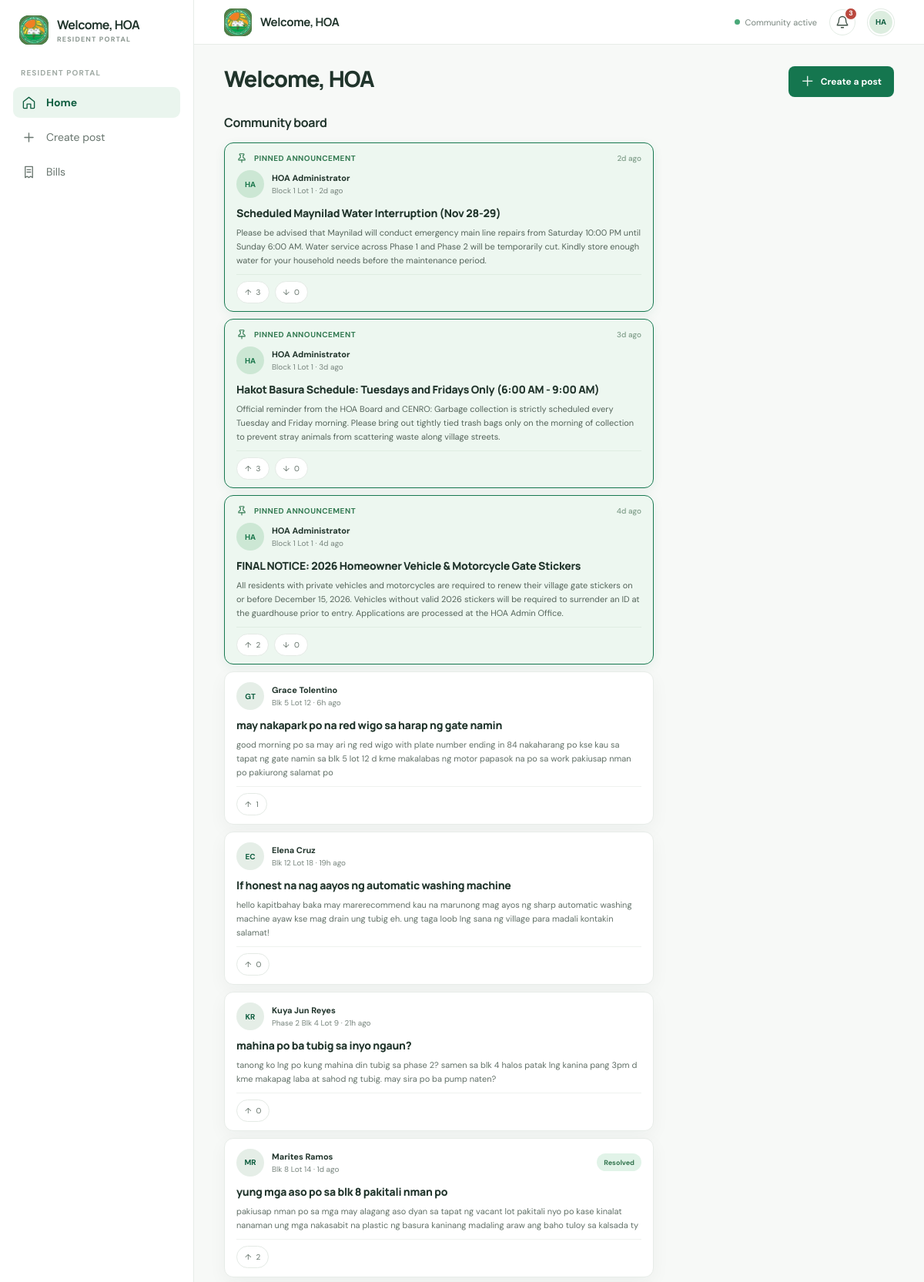
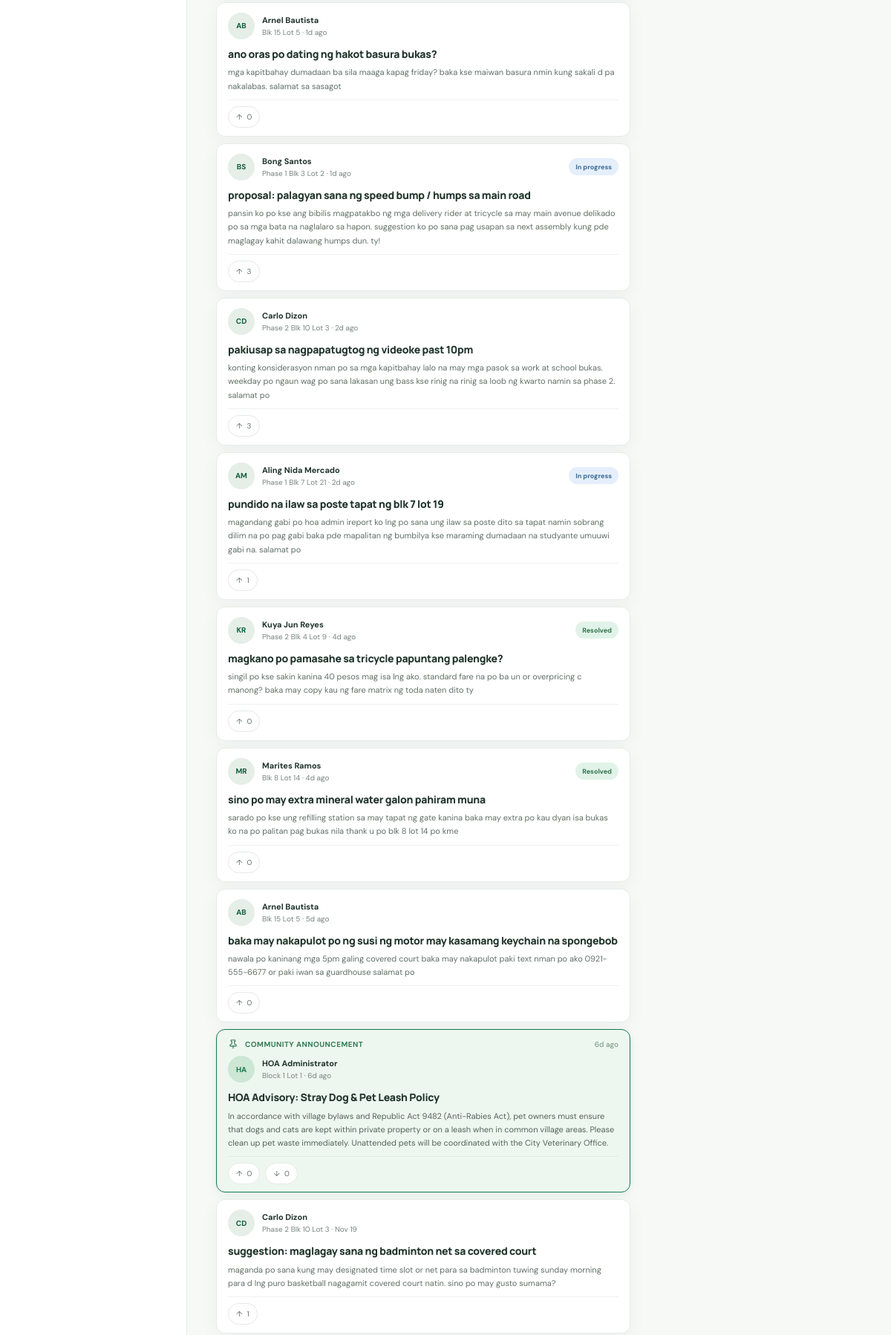
/index.php (signed in, upper part), run on the app's committed database (2 pictures, top to bottom).
### tables this page shows
CREATE TABLE IF NOT EXISTS users (
  id BIGINT UNSIGNED NOT NULL AUTO_INCREMENT,
  full_name VARCHAR(150) NOT NULL,
  email VARCHAR(254) NOT NULL,
  password_hash VARCHAR(255) NOT NULL,
  phone VARCHAR(32) NULL,
  house_no VARCHAR(100) NULL,
  role ENUM('resident', 'admin') NOT NULL DEFAULT 'resident',
  status ENUM('pending', 'approved', 'rejected') NOT NULL DEFAULT 'pending',
  created_at TIMESTAMP NOT NULL DEFAULT CURRENT_TIMESTAMP,
  PRIMARY KEY (id),
  UNIQUE KEY uq_users_email (email),
  KEY idx_users_status_role (status, role)
);

CREATE TABLE IF NOT EXISTS posts (
  id BIGINT UNSIGNED NOT NULL AUTO_INCREMENT,
  user_id BIGINT UNSIGNED NOT NULL,
  title VARCHAR(200) NOT NULL,
  body TEXT NOT NULL,
  post_image VARCHAR(512) NULL,
  category ENUM('concern', 'question', 'suggestion') NOT NULL,
  status ENUM('open', 'in_progress', 'resolved') NOT NULL DEFAULT 'open',
  is_announcement BOOLEAN NOT NULL DEFAULT FALSE,
  is_pinned BOOLEAN NOT NULL DEFAULT FALSE,
  created_at TIMESTAMP NOT NULL DEFAULT CURRENT_TIMESTAMP,
  updated_at TIMESTAMP NOT NULL DEFAULT CURRENT_TIMESTAMP
    ON UPDATE CURRENT_TIMESTAMP,
  PRIMARY KEY (id),
  KEY idx_posts_feed (is_announcement, is_pinned, created_at),
  KEY idx_posts_category_status_created (category, status, created_at),
  KEY idx_posts_user_created (user_id, created_at),
  CONSTRAINT fk_posts_user
    FOREIGN KEY (user_id) REFERENCES users (id)
    ON UPDATE CASCADE ON DELETE RESTRICT
);

### Views/dashboard.php (the view, shortened to what the rows shown need)
<?php
$user = array_merge([
    'id' => 0,
    'full_name' => 'User',
    'email' => '',
    'house_no' => '',
    'role' => 'resident',
], $user);
$initials = static function (string $name): string {
    $parts = preg_split('/\s+/', trim($name)) ?: [];
    $first = $parts[0] ?? 'R';
    $last = $parts[count($parts) - 1] ?? $first;
    return mb_strtoupper(mb_substr($first, 0, 1) . (count($parts) > 1 ? mb_substr($last, 0, 1) : ''));
};
$relativeTime = static function (string $date): string {
    $seconds = max(0, time() - strtotime($date));
    if ($seconds < 3600) return max(1, (int) floor($seconds / 60)) . 'm ago';
    if ($seconds < 86400) return (int) floor($seconds / 3600) . 'h ago';
    if ($seconds < 604800) return (int) floor($seconds / 86400) . 'd ago';
    return date('M j', strtotime($date));
};
$userFullName = trim((string) ($user['full_name'] ?? ''));
$userFirstName = $userFullName !== '' ? (preg_split('/\s+/', $userFullName)[0] ?? '') : '';
$userName = $userFirstName !== '' ? $userFirstName : 'User';
?>
<!DOCTYPE html>
<html lang="en">
<head>
    <link rel="stylesheet" href="Assets/style.css">
</head>
<body>
    <aside class="sidebar" aria-label="Main navigation">
        <a class="brand" href="index.php" aria-label="Home">
            <span><strong>Welcome, <?= e($userName) ?></strong><small>RESIDENT PORTAL</small></span>
        </a>
    </aside>
    <div class="app-shell">
        <header class="topbar">
            <div class="topbar-branding">
                <span class="brand-mark" aria-hidden="true"><img src="Assets/logogreenside.jpg" alt=""></span>
                <strong class="brand-greeting">Welcome, <?= e($userName) ?></strong>
            </div>
            <div class="topbar-actions">
                <span class="community-status"><span class="status-dot"></span> Community active</span>
                <button class="topbar-bell" id="notification-bell-btn" type="button" aria-label="Notifications" aria-expanded="false" aria-controls="notification-backdrop">
                    <svg viewBox="0 0 24 24" aria-hidden="true" class="bell-svg">
                        <path d="M18 8a6 6 0 0 0-12 0c0 7-3 7-3 9h18c0-2-3-2-3-9M10 21h4"/>
                    </svg>
                    <span class="bell-count <?= $unreadCount === 0 ? 'hidden' : '' ?>" id="topbar-alert-count"><?= $unreadCount ?></span>
                </button>
                <button class="topbar-avatar" type="button" data-page="profile" aria-label="Open your profile"><?= e($initials($user['full_name'])) ?></button>
            </div>
        </header>
        <main class="main-content">
            <section class="page-view <?= $page === 'home' ? '' : 'hidden' ?>" id="page-home" aria-labelledby="welcome-title" aria-hidden="<?= $page !== 'home' ? 'true' : 'false' ?>">
                <div class="welcome-row">
                    <div><h1 id="welcome-title">Welcome, <?= e($userName) ?></h1></div>
                </div>
                <div class="dashboard-grid">
                    <div class="feed-column">
                        <div class="section-heading"><div><h2>Community board</h2></div></div>
                        <div class="post-list" id="post-list">
                            <?php foreach ($posts as $post):
                                $announcement = (bool) $post['is_announcement'];
                                $isReacted = in_array((int) $post['id'], $reactedPostIds, true);
                                $postCategory = $announcement ? 'announcement' : $post['category'];
                                $statusClass = match ($post['status']) {
                                    'resolved' => 'tag-resolved',
                                    'in_progress' => 'tag-progress',
                                    default => 'tag-open',
                                };
                            ?>
                                <article class="post-card <?= $announcement ? 'pinned-post' : '' ?>" id="post-<?= (int) $post['id'] ?>"
                                         data-category="<?= e($postCategory) ?>" data-announcement="<?= $announcement ? 'true' : 'false' ?>">
                                    <?php if ($announcement): ?>
                                        <div class="pinned-ribbon"><svg viewBox="0 0 24 24" aria-hidden="true" class="pin-icon"><line x1="12" y1="17" x2="12" y2="22"></line><path d="M5 17h14v-1.76a2 2 0 0 0-1.11-1.79l-1.78-.9A2 2 0 0 1 15 10.76V6h.5a1.5 1.5 0 0 0 0-3h-7a1.5 1.5 0 0 0 0 3H9v4.76a2 2 0 0 1-1.11 1.79l-1.78.9A2 2 0 0 0 5 15.24V17z"></path></svg> <?= $post['is_pinned'] ? 'PINNED ANNOUNCEMENT' : 'COMMUNITY ANNOUNCEMENT' ?><span class="post-time"><?= e($relativeTime($post['created_at'])) ?></span></div>
                                    <?php endif; ?>
                                    <div class="post-heading">
                                        <span class="avatar <?= $announcement ? 'avatar-admin' : '' ?>"><?= e($initials($post['full_name'])) ?></span>
                                        <div class="post-author"><strong><?= e($post['full_name']) ?></strong><span><?= e($post['house_no'] ?: 'Greenside resident') ?> · <?= e($relativeTime($post['created_at'])) ?></span></div>
                                        <?php if (!$announcement && $post['status'] !== 'open'): ?>
                                            <span class="post-tag <?= $statusClass ?>"><?= e(str_replace('_', ' ', ucfirst($post['status']))) ?></span>
                                        <?php endif; ?>
                                    </div>
                                    <h3><?= e($post['title']) ?></h3>
                                    <p class="post-copy"><?= nl2br(e($post['body'])) ?></p>
                                    <div class="post-footer">
                                        <?php
                                            $postId = (int) $post['id'];
                                            $postReaction = ($userReactions ?? [])[$postId] ?? ($isReacted ? 'upvote' : null);
                                            $isUpvoted = $postReaction === 'upvote';
                                            $isDownvoted = $postReaction === 'downvote';
                                            $upvotes = (int) ($post['upvote_count'] ?? $post['reaction_count']);
                                            $downvotes = (int) ($post['downvote_count'] ?? 0);
                                        ?>
                                        <div class="post-actions">
                                            <button class="post-action like-button <?= $isUpvoted ? 'liked' : '' ?>" type="button" data-reaction="upvote" data-post-id="<?= $postId ?>" aria-pressed="<?= $isUpvoted ? 'true' : 'false' ?>" aria-label="Upvote">
                                                <span aria-hidden="true">↑</span> <span class="like-count"><?= $upvotes ?></span>
                                            </button>
                                            <?php if ($announcement): ?>
                                                <button class="post-action dislike-button <?= $isDownvoted ? 'disliked' : '' ?>" type="button" data-reaction="downvote" data-post-id="<?= $postId ?>" aria-pressed="<?= $isDownvoted ? 'true' : 'false' ?>" aria-label="Downvote">
                                                <span aria-hidden="true">↓</span> <span class="dislike-count"><?= $downvotes ?></span>
                                            </button>
                                            <?php endif; ?>
                                        </div>
                                    </div>
                                </article>
                            <?php endforeach; ?>
                        </div>
                    </div>
                </div>
            </section>
        </main>
    </div>
</body>
</html>

### data on the page
users: full_name "HOA", full_name "HA"
posts: is_pinned "PINNED ANNOUNCEMENT", created_at "2d ago", user.full_name "HA", user.full_name "HOA Administrator", user.house_no "Block 1 Lot 1", title "Scheduled Maynilad Water Interruption (Nov 28-29)", body "Please be advised that Maynilad will conduct emergency main line repairs from Saturday 10:00 PM until Sunday 6:00 AM. Water service across Phase 1 and Phase 2 will be temporarily cut. Kindly store enough water for your household needs before the maintenance period.", upvotes "3", downvotes "0"
posts: is_pinned "PINNED ANNOUNCEMENT", created_at "3d ago", user.full_name "HA", user.full_name "HOA Administrator", user.house_no "Block 1 Lot 1", title "Hakot Basura Schedule: Tuesdays and Fridays Only (6:00 AM - 9:00 AM)", body "Official reminder from the HOA Board and CENRO: Garbage collection is strictly scheduled every Tuesday and Friday morning. Please bring out tightly tied trash bags only on the morning of collection to prevent stray animals from scattering waste along village streets.", upvotes "3", downvotes "0"
posts: is_pinned "PINNED ANNOUNCEMENT", created_at "4d ago", user.full_name "HA", user.full_name "HOA Administrator", user.house_no "Block 1 Lot 1", title "FINAL NOTICE: 2026 Homeowner Vehicle & Motorcycle Gate Stickers", body "All residents with private vehicles and motorcycles are required to renew their village gate stickers on or before December 15, 2026. Vehicles without valid 2026 stickers will be required to surrender an ID at the guardhouse prior to entry. Applications are processed at the HOA Admin Office.", upvotes "2", downvotes "0"
posts: user.full_name "GT", user.full_name "Grace Tolentino", user.house_no "Blk 5 Lot 12", created_at "6h ago", title "may nakapark po na red wigo sa harap ng gate namin", body "good morning po sa may ari ng red wigo with plate number ending in 84 nakaharang po kse kau sa tapat ng gate namin sa blk 5 lot 12 d kme makalabas ng motor papasok na po sa work pakiusap nman po pakiurong salamat po", upvotes "1"
posts: user.full_name "EC", user.full_name "Elena Cruz", user.house_no "Blk 12 Lot 18", created_at "19h ago", title "lf honest na nag aayos ng automatic washing machine", body "hello kapitbahay baka may marerecommend kau na marunong mag ayos ng sharp automatic washing machine ayaw kse mag drain ung tubig eh. ung taga loob lng sana ng village para madali kontakin salamat!", upvotes "0"
posts: user.full_name "KR", user.full_name "Kuya Jun Reyes", user.house_no "Phase 2 Blk 4 Lot 9", created_at "21h ago", title "mahina po ba tubig sa inyo ngaun?", body "tanong ko lng po kung mahina din tubig sa phase 2? samen sa blk 4 halos patak lng kanina pang 3pm d kme makapag laba at sahod ng tubig. may sira po ba pump naten?", upvotes "0"
posts: user.full_name "MR", user.full_name "Marites Ramos", user.house_no "Blk 8 Lot 14", created_at "1d ago", status "Resolved", title "yung mga aso po sa blk 8 pakitali nman po", body "pakiusap nman po sa mga may alagang aso dyan sa tapat ng vacant lot pakitali nyo po kase kinalat nanaman ung mga nakasabit na plastic ng basura kaninang madaling araw ang baho tuloy sa kalsada ty", upvotes "2"
posts: user.full_name "AB", user.full_name "Arnel Bautista", user.house_no "Blk 15 Lot 5", created_at "1d ago", title "ano oras po dating ng hakot basura bukas?", body "mga kapitbahay dumadaan ba sila maaga kapag friday? baka kse maiwan basura nmin kung sakali d pa nakalabas. salamat sa sasagot", upvotes "0"
posts: user.full_name "BS", user.full_name "Bong Santos", user.house_no "Phase 1 Blk 3 Lot 2", created_at "1d ago", status "In progress", title "proposal: palagyan sana ng speed bump / humps sa main road", body "pansin ko po kse ang bibilis magpatakbo ng mga delivery rider at tricycle sa may main avenue delikado po sa mga bata na naglalaro sa hapon. suggestion ko po sana pag usapan sa next assembly kung pde maglagay kahit dalawang humps dun. ty!", upvotes "3"
posts: user.full_name "CD", user.full_name "Carlo Dizon", user.house_no "Phase 2 Blk 10 Lot 3", created_at "2d ago", title "pakiusap sa nagpapatugtog ng videoke past 10pm", body "konting konsiderasyon nman po sa mga kapitbahay lalo na may mga pasok sa work at school bukas. weekday po ngaun wag po sana lakasan ung bass kse rinig na rinig sa loob ng kwarto namin sa phase 2. salamat po", upvotes "3"
posts: user.full_name "AM", user.full_name "Aling Nida Mercado", user.house_no "Phase 1 Blk 7 Lot 21", created_at "2d ago", status "In progress", title "pundido na ilaw sa poste tapat ng blk 7 lot 19", body "magandang gabi po hoa admin ireport ko lng po sana ung ilaw sa poste dito sa tapat namin sobrang dilim na po pag gabi baka pde mapalitan ng bumbilya kse maraming dumadaan na studyante umuuwi gabi na. salamat po", upvotes "1"
posts: user.full_name "KR", user.full_name "Kuya Jun Reyes", user.house_no "Phase 2 Blk 4 Lot 9", created_at "4d ago", status "Resolved", title "magkano po pamasahe sa tricycle papuntang palengke?", body "singil po kse sakin kanina 40 pesos mag isa lng ako. standard fare na po ba un or overpricing c manong? baka may copy kau ng fare matrix ng toda naten dito ty", upvotes "0"
posts: user.full_name "MR", user.full_name "Marites Ramos", user.house_no "Blk 8 Lot 14", created_at "4d ago", status "Resolved", title "sino po may extra mineral water galon pahiram muna", body "sarado po kse ung refilling station sa may tapat ng gate kanina baka may extra po kau dyan isa bukas ko na po palitan pag bukas nila thank u po blk 8 lot 14 po kme", upvotes "0"
posts: user.full_name "AB", user.full_name "Arnel Bautista", user.house_no "Blk 15 Lot 5", created_at "5d ago", title "baka may nakapulot po ng susi ng motor may kasamang keychain na spongebob", body "nawala po kaninang mga 5pm galing covered court baka may nakapulot paki text nman po ako 0921-555-6677 or paki iwan sa guardhouse salamat po", upvotes "0"
posts: is_pinned "COMMUNITY ANNOUNCEMENT", created_at "6d ago", user.full_name "HA", user.full_name "HOA Administrator", user.house_no "Block 1 Lot 1", title "HOA Advisory: Stray Dog & Pet Leash Policy", body "In accordance with village bylaws and Republic Act 9482 (Anti-Rabies Act), pet owners must ensure that dogs and cats are kept within private property or on a leash when in common village areas. Please clean up pet waste immediately. Unattended pets will be coordinated with the City Veterinary Office.", upvotes "0", downvotes "0"
posts: user.full_name "CD", user.full_name "Carlo Dizon", user.house_no "Phase 2 Blk 10 Lot 3", created_at "Nov 19", title "suggestion: maglagay sana ng badminton net sa covered court", body "maganda po sana kung may designated time slot or net para sa badminton tuwing sunday morning para d lng puro basketball nagagamit covered court natin. sino po may gusto sumama?", upvotes "1"

### other printed values
$unreadCount "3"
